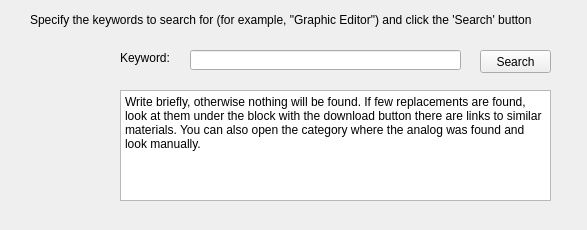
<?xml version="1.0" encoding="UTF-8"?>
<ui version="4.0">
 <class>PoiskZamen</class>
 <widget class="QWidget" name="PoiskZamen">
  <property name="windowModality">
   <enum>Qt::ApplicationModal</enum>
  </property>
  <property name="geometry">
   <rect>
    <x>0</x>
    <y>0</y>
    <width>587</width>
    <height>230</height>
   </rect>
  </property>
  <property name="windowTitle">
   <string>Search for a replacement on the site openwinsoft.org</string>
  </property>
  <property name="windowIcon">
   <iconset>
    <normaloff>LicenseChecker.ico</normaloff>LicenseChecker.ico</iconset>
  </property>
  <widget class="QLabel" name="label">
   <property name="geometry">
    <rect>
     <x>30</x>
     <y>10</y>
     <width>541</width>
     <height>20</height>
    </rect>
   </property>
   <property name="text">
    <string>Specify the keywords to search for (for example, &quot;Graphic Editor&quot;) and click the 'Search' button</string>
   </property>
  </widget>
  <widget class="QLineEdit" name="leKluch">
   <property name="geometry">
    <rect>
     <x>190</x>
     <y>50</y>
     <width>271</width>
     <height>20</height>
    </rect>
   </property>
  </widget>
  <widget class="QLabel" name="label_2">
   <property name="geometry">
    <rect>
     <x>120</x>
     <y>50</y>
     <width>61</width>
     <height>16</height>
    </rect>
   </property>
   <property name="text">
    <string>Keyword:</string>
   </property>
  </widget>
  <widget class="QPushButton" name="pbPosik">
   <property name="geometry">
    <rect>
     <x>480</x>
     <y>50</y>
     <width>71</width>
     <height>23</height>
    </rect>
   </property>
   <property name="text">
    <string>Search</string>
   </property>
  </widget>
  <widget class="QTextBrowser" name="textBrowser">
   <property name="geometry">
    <rect>
     <x>120</x>
     <y>90</y>
     <width>431</width>
     <height>111</height>
    </rect>
   </property>
   <property name="markdown">
    <string>Write briefly, otherwise nothing will be found. If few replacements are found,
look at them under the block with the download button there are links to
similar materials. You can also open the category where the analog was found
and look manually.

</string>
   </property>
   <property name="html">
    <string>&lt;!DOCTYPE HTML PUBLIC &quot;-//W3C//DTD HTML 4.0//EN&quot; &quot;http://www.w3.org/TR/REC-html40/strict.dtd&quot;&gt;
&lt;html&gt;&lt;head&gt;&lt;meta name=&quot;qrichtext&quot; content=&quot;1&quot; /&gt;&lt;meta charset=&quot;utf-8&quot; /&gt;&lt;style type=&quot;text/css&quot;&gt;
p, li { white-space: pre-wrap; }
&lt;/style&gt;&lt;/head&gt;&lt;body style=&quot; font-family:'Segoe UI'; font-size:9pt; font-weight:400; font-style:normal;&quot;&gt;
&lt;p style=&quot; margin-top:6px; margin-bottom:6px; margin-left:0px; margin-right:0px; -qt-block-indent:0; text-indent:0px;&quot;&gt;Write briefly, otherwise nothing will be found. If few replacements are found, look at them under the block with the download button there are links to similar materials. You can also open the category where the analog was found and look manually.&lt;/p&gt;&lt;/body&gt;&lt;/html&gt;</string>
   </property>
  </widget>
  <widget class="QLabel" name="label_3">
   <property name="geometry">
    <rect>
     <x>20</x>
     <y>40</y>
     <width>91</width>
     <height>141</height>
    </rect>
   </property>
   <property name="text">
    <string/>
   </property>
   <property name="pixmap">
    <pixmap>cat-zamena.png</pixmap>
   </property>
   <property name="scaledContents">
    <bool>true</bool>
   </property>
  </widget>
 </widget>
 <resources/>
 <connections/>
</ui>
